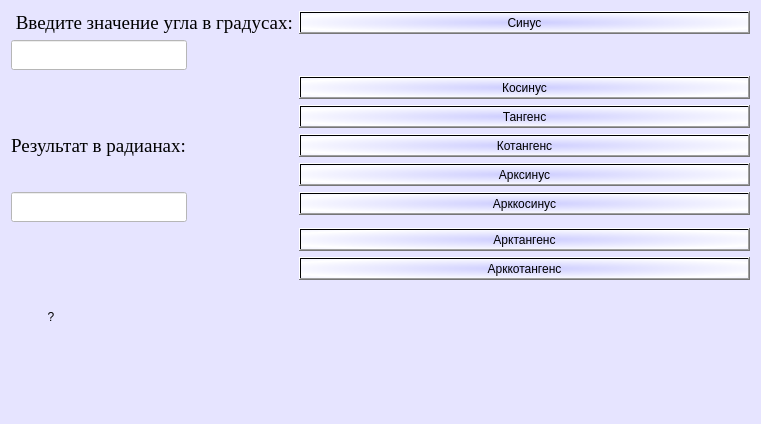
<?xml version="1.0" encoding="UTF-8"?>
<ui version="4.0">
 <class>Form</class>
 <widget class="QWidget" name="Form">
  <property name="geometry">
   <rect>
    <x>0</x>
    <y>0</y>
    <width>761</width>
    <height>424</height>
   </rect>
  </property>
  <property name="windowTitle">
   <string>Тригонометрические выражения</string>
  </property>
  <property name="styleSheet">
   <string notr="true">background-color: rgb(230, 228, 255);</string>
  </property>
  <layout class="QFormLayout" name="formLayout">
   <item row="0" column="0">
    <widget class="QLabel" name="label">
     <property name="font">
      <font>
       <family>Times New Roman</family>
       <pointsize>14</pointsize>
       <weight>9</weight>
       <italic>false</italic>
       <bold>false</bold>
      </font>
     </property>
     <property name="styleSheet">
      <string notr="true">font: 75 14pt &quot;Times New Roman&quot;;</string>
     </property>
     <property name="text">
      <string> Введите значение угла в градусах:</string>
     </property>
    </widget>
   </item>
   <item row="0" column="1">
    <widget class="QPushButton" name="pushButton_2">
     <property name="styleSheet">
      <string notr="true">font: 75 12pt &quot;Times New Roman&quot;;
background-color: qradialgradient(spread:reflect, cx:0.5, cy:0.5, radius:0.585, fx:0.5, fy:0.5, stop:0 rgba(204, 204, 255, 255), stop:1 rgba(255, 255, 255, 255));</string>
     </property>
     <property name="text">
      <string>Синус</string>
     </property>
    </widget>
   </item>
   <item row="1" column="0">
    <widget class="QLineEdit" name="lineEdit">
     <property name="font">
      <font>
       <family>Times New Roman</family>
       <pointsize>14</pointsize>
      </font>
     </property>
     <property name="styleSheet">
      <string notr="true">background-color: rgb(255, 255, 255);</string>
     </property>
    </widget>
   </item>
   <item row="2" column="1">
    <widget class="QPushButton" name="pushButton">
     <property name="styleSheet">
      <string notr="true">font: 75 12pt &quot;Times New Roman&quot;;
background-color: qradialgradient(spread:reflect, cx:0.5, cy:0.5, radius:0.585, fx:0.5, fy:0.5, stop:0 rgba(204, 204, 255, 255), stop:1 rgba(255, 255, 255, 255));</string>
     </property>
     <property name="text">
      <string>Косинус</string>
     </property>
    </widget>
   </item>
   <item row="3" column="1">
    <widget class="QPushButton" name="pushButton_4">
     <property name="styleSheet">
      <string notr="true">background-color: qradialgradient(spread:reflect, cx:0.5, cy:0.5, radius:0.585, fx:0.5, fy:0.5, stop:0 rgba(204, 204, 255, 255), stop:1 rgba(255, 255, 255, 255));
font: 75 12pt &quot;Times New Roman&quot;;</string>
     </property>
     <property name="text">
      <string>Тангенс</string>
     </property>
    </widget>
   </item>
   <item row="4" column="1">
    <widget class="QPushButton" name="pushButton_3">
     <property name="styleSheet">
      <string notr="true">
background-color: qradialgradient(spread:reflect, cx:0.5, cy:0.5, radius:0.585, fx:0.5, fy:0.5, stop:0 rgba(204, 204, 255, 255), stop:1 rgba(255, 255, 255, 255));
font: 75 12pt &quot;Times New Roman&quot;;</string>
     </property>
     <property name="text">
      <string>Котангенс</string>
     </property>
    </widget>
   </item>
   <item row="5" column="1">
    <widget class="QPushButton" name="pushButton_5">
     <property name="styleSheet">
      <string notr="true">background-color: qradialgradient(spread:reflect, cx:0.5, cy:0.5, radius:0.585, fx:0.5, fy:0.5, stop:0 rgba(204, 204, 255, 255), stop:1 rgba(255, 255, 255, 255));
font: 75 12pt &quot;Times New Roman&quot;;</string>
     </property>
     <property name="text">
      <string>Арксинус</string>
     </property>
    </widget>
   </item>
   <item row="6" column="1">
    <widget class="QPushButton" name="pushButton_6">
     <property name="styleSheet">
      <string notr="true">font: 75 12pt &quot;Times New Roman&quot;;
background-color: qradialgradient(spread:reflect, cx:0.5, cy:0.5, radius:0.585, fx:0.5, fy:0.5, stop:0 rgba(204, 204, 255, 255), stop:1 rgba(255, 255, 255, 255));</string>
     </property>
     <property name="text">
      <string>Арккосинус</string>
     </property>
    </widget>
   </item>
   <item row="7" column="1">
    <widget class="QPushButton" name="pushButton_8">
     <property name="styleSheet">
      <string notr="true">background-color: qradialgradient(spread:reflect, cx:0.5, cy:0.5, radius:0.585, fx:0.5, fy:0.5, stop:0 rgba(204, 204, 255, 255), stop:1 rgba(255, 255, 255, 255));
font: 75 12pt &quot;Times New Roman&quot;;</string>
     </property>
     <property name="text">
      <string>Арктангенс</string>
     </property>
    </widget>
   </item>
   <item row="8" column="1">
    <widget class="QPushButton" name="pushButton_7">
     <property name="styleSheet">
      <string notr="true">background-color: qradialgradient(spread:reflect, cx:0.5, cy:0.5, radius:0.585, fx:0.5, fy:0.5, stop:0 rgba(204, 204, 255, 255), stop:1 rgba(255, 255, 255, 255));
font: 75 12pt &quot;Times New Roman&quot;;</string>
     </property>
     <property name="text">
      <string>Арккотангенс</string>
     </property>
    </widget>
   </item>
   <item row="9" column="0">
    <widget class="QLabel" name="lbl">
     <property name="text">
      <string/>
     </property>
    </widget>
   </item>
   <item row="4" column="0">
    <widget class="QLabel" name="label_3">
     <property name="font">
      <font>
       <family>Times New Roman</family>
       <pointsize>14</pointsize>
       <weight>9</weight>
       <italic>false</italic>
       <bold>false</bold>
      </font>
     </property>
     <property name="styleSheet">
      <string notr="true">font: 75 14pt &quot;Times New Roman&quot;;</string>
     </property>
     <property name="text">
      <string>Результат в радианах:</string>
     </property>
    </widget>
   </item>
   <item row="6" column="0">
    <widget class="QLineEdit" name="lineEdit_3">
     <property name="font">
      <font>
       <family>Times New Roman</family>
       <pointsize>14</pointsize>
      </font>
     </property>
     <property name="styleSheet">
      <string notr="true">background-color: rgb(255, 255, 255);</string>
     </property>
    </widget>
   </item>
   <item row="10" column="0">
    <widget class="QPushButton" name="pushButton_9">
     <property name="styleSheet">
      <string notr="true">font: 75 14pt &quot;Times New Roman&quot;;</string>
     </property>
     <property name="text">
      <string>?</string>
     </property>
     <property name="default">
      <bool>false</bool>
     </property>
     <property name="flat">
      <bool>true</bool>
     </property>
    </widget>
   </item>
  </layout>
 </widget>
 <resources/>
 <connections/>
</ui>
